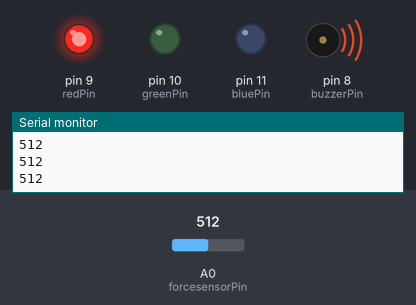
The sketch below on a simulated Arduino Uno, built with avr-gcc and run on an emulated ATmega328P. On the bench: output pins drawn as LEDs (lit = HIGH), buzzer (waves = sounding, pin HIGH), the last lines printed to the serial monitor. The test bench sets the inputs (shaded band); at power-on: A0 (forcesensorPin) = 512.

Above: at 1.2 s.
1.3 s: A0 (forcesensorPin) set to 485
At 2.5 s:
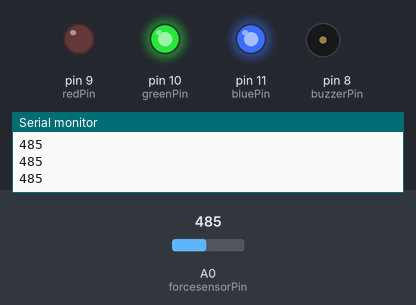
2.8 s: A0 (forcesensorPin) set to 510
At 3.8 s:
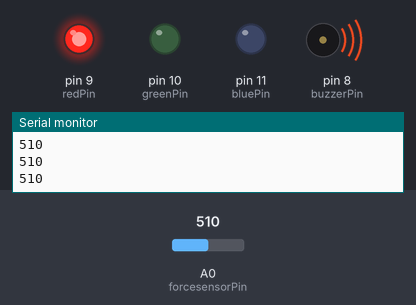
4.3 s: A0 (forcesensorPin) set to 490
At 5.1 s:
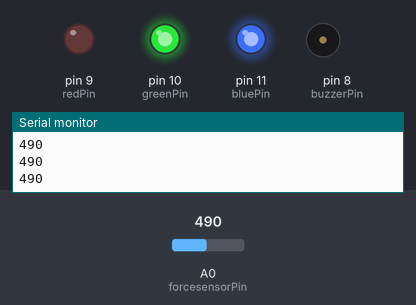
Timing chart, 0 to 7.3 s (numbered marks = the images above; inputs shaded):
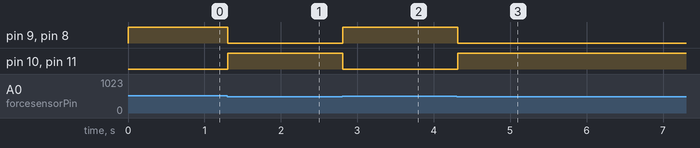

Measured:
- the behaviour switches between 501 and 500 on A0 (forcesensorPin) (found by bisection; images 0 and 1)
- after the input at 1.3 s, pin 9 (redPin), pin 8 (buzzerPin): HIGH → LOW at once; pin 10 (greenPin), pin 11 (bluePin): LOW → HIGH at once
- after the input at 2.8 s, pin 9 (redPin), pin 8 (buzzerPin): LOW → HIGH at once; pin 10 (greenPin), pin 11 (bluePin): HIGH → LOW at once
- after the input at 4.3 s, pin 9 (redPin), pin 8 (buzzerPin): HIGH → LOW at once; pin 10 (greenPin), pin 11 (bluePin): LOW → HIGH at once

The sketch:

ForceSensorSys_aug5a.ino
```cpp
// Code used to alert users when a certain force threshold is applied.
//To monitor if a certain weight limit is exceeded on a surface, triggering visual and auditory alerts.

//declare variable pins
const int forcesensorPin =A0;
const int buzzerPin =8;
const int redPin =9;
const int greenPin =10;
const int bluePin =11;

int sensorValue =0;

//set threshold value for force.
int threshold =500;

void setup() {
  pinMode(forcesensorPin, INPUT);
  pinMode(buzzerPin, OUTPUT);
  pinMode(redPin, OUTPUT);
  pinMode(greenPin, OUTPUT);
  pinMode(bluePin, OUTPUT);

  Serial.begin(9600);
}

// part of the code to run repeatedly:
void loop() {
  sensorValue =analogRead(forcesensorPin);
  Serial.println(sensorValue);

if(sensorValue> threshold){
  digitalWrite(buzzerPin, HIGH);
  digitalWrite(redPin, HIGH);
  digitalWrite(greenPin, LOW);
  digitalWrite(bluePin , LOW);
}
else {
digitalWrite(buzzerPin, LOW);
digitalWrite(redPin, LOW);
digitalWrite(greenPin, HIGH);
digitalWrite(bluePin, HIGH);
}
  delay(100);

}
```
